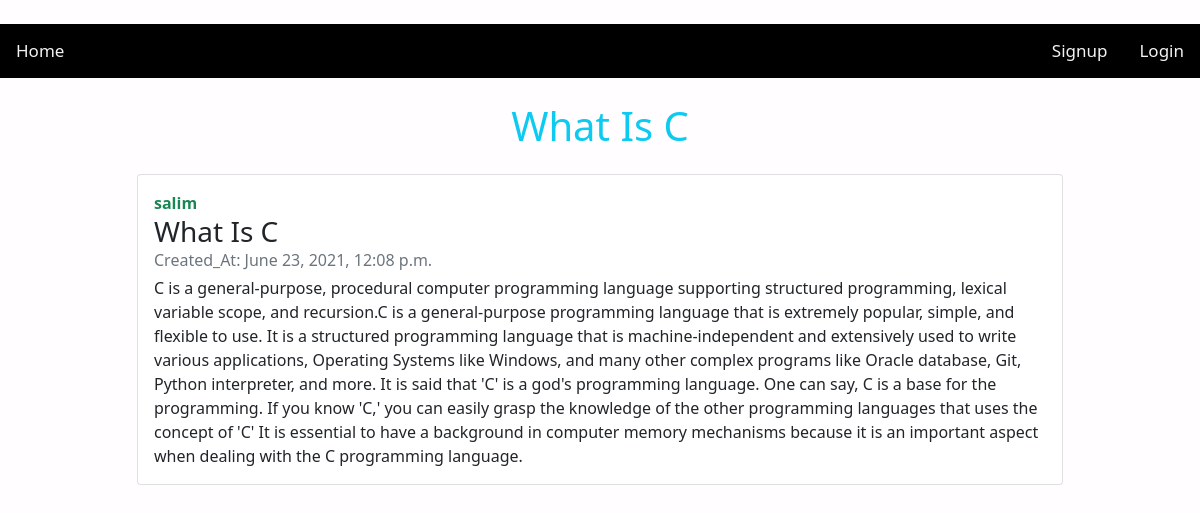
Screenshot of /blog_detail/11 with the database file from the repository.
### app/models.py (models this page shows, shortened)
class Blog(models.Model):
    user = models.ForeignKey(User,on_delete=models.CASCADE)
    title = models.CharField(max_length=300)
    description = models.TextField(max_length=5000)
    creat_at = models.DateTimeField(auto_now_add=True)
    updated_at = models.DateTimeField(auto_now=True)

### app/views.py (the view)
# urls.py: path('blog_detail/<str:id>',blog_detail,name='blog_detail'),
def blog_detail(request,id):
    blog = Blog.objects.get(id=id)
    context = {'blog':blog}
    return render(request,'blog_detail.html',context)

### app/templates/blog_detail.html (shortened to what this page needs)
<!doctype html>
<html lang="en">
  <head>
    <link href="https://cdn.jsdelivr.net/npm/bootstrap@5.0.1/dist/css/bootstrap.min.css" rel="stylesheet">
    <link rel="stylesheet" href="https://cdnjs.cloudflare.com/ajax/libs/font-awesome/4.7.0/css/font-awesome.min.css">
  </head>
      </head>
      <div class="topnav my-4">
        <a class="" href="/">Home</a>
        {% if user.is_authenticated %}
        <a href="/profile" class="text-ligth" style="float: right;">Hello {{user.first_name}}</a>
        <a href="/logout" style="float:right">Logout</a>
        <a href="/blog_post">AddPost</a>
        <a href="/product">Product</a>
        <a href="/add_product">Add Product</a>
        {% if user.id == blog.user_id %}
        <a href="/delete/{{blog.id}}" class=" btn btn-danger" style="float:right">Delete</a>
        <a href="/edit/{{blog.id}}" style="float:right" class=" btn btn-warning mx-3">Edit</a>
        {% endif %}
        {% else %}
        <a href="/login" style="float:right">Login</a>
        <a href="/signup" style="float:right">Signup</a>
        {% endif %}
      </div>
    <body>
<h1 class="text-center text-info">{{blog.title}}</h1>
<div class="container">
<div class="row my-4 ">
    <div class="col-sm-10 mx-auto">
      <div class="card mb-3">
        <div class="card-body">
          <strong class="d-inline-block text-success">{{blog.user}}</strong>
          <h3 class="mb-0">{{blog.title}}</h3>
          <div class="mb-1 text-muted"> Created_At: {{blog.creat_at}}</div>
          <p class="mb-auto">{{blog.description}}</p>
        </div>
      </div>
    </div>
</div>
</div>
  </body>
</html>

### app/templates/blog_detail.html (style rules this page uses)
body { background:rgb(255, 253, 255); }
.topnav { overflow: hidden; background-color: rgb(0, 0, 0); }
.topnav a { float: left; color: #f2f2f2; text-align: center; padding: 14px 16px; text-decoration: none; font-size: 17px; }

### rows the page displays
Blog: title "What Is C", user "salim", creat_at "June 23, 2021, 12:08 p.m.", description "C is a general-purpose, procedural computer programming language supporting structured programming, lexical variable scope, and recursion.C is a general-purpose programming language that is extremely popular, simple, and flexible to use. It is a structured programming language that is machine-independent and extensively used to write various applications, Operating Systems like Windows, and many other complex programs like Oracle database, Git, Python interpreter, and more. It is said that 'C' is a god's programming language. One can say, C is a base for the programming. If you know 'C,' you can easily grasp the knowledge of the other programming languages that uses the concept of 'C' It is…"
